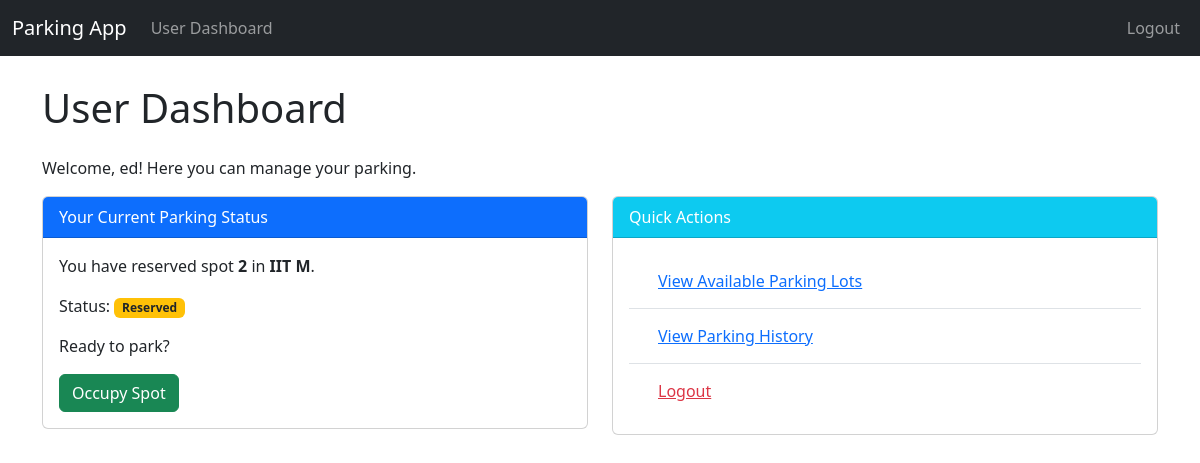
The page /user_dashboard (signed in) on the database its author committed.
### project_app/models.py (models this page shows, shortened)
class User(db.Model, UserMixin):
    id = db.Column(db.Integer, primary_key=True)
    email_id = db.Column(db.String(120), nullable=False, unique=True)
    password_hash = db.Column(db.String(255), nullable=False)
    fullname = db.Column(db.String(120))
    address = db.Column(db.String(200))
    pin_code = db.Column(db.String(10))
    reservations = db.relationship('Reservation', backref='reserving_user',cascade='all, delete-orphan',lazy=True)
    user_occupied_spot = db.relationship('ParkingSpot', backref='occupied_by_user', uselist=False, foreign_keys='ParkingSpot.user_id',lazy=True)

class ParkingSpot(db.Model):
    id = db.Column(db.Integer, primary_key=True)
    lot_id = db.Column(db.Integer, db.ForeignKey('parking_lot.id'), nullable=False)
    spot_number = db.Column(db.Integer, nullable=False)
    status = db.Column(db.String(20), nullable=False, default='available')
    user_id = db.Column(db.Integer, db.ForeignKey('user.id'), nullable=True)
    reservations = db.relationship('Reservation', backref='parking_spot', lazy=True, cascade='all, delete-orphan')

class ParkingLot(db.Model):
    id = db.Column(db.Integer,primary_key=True)
    prime_location_name = db.Column(db.String(120),nullable=False,unique=True)
    price_per_unit_time = db.Column(db.Float,nullable=False)
    address = db.Column(db.String(200),nullable=False)
    pin_code = db.Column(db.String(10),nullable=False)
    maximum_number_of_spots = db.Column(db.Integer,nullable=False)
    spots = db.relationship('ParkingSpot',backref = 'parking_lot', lazy = True, cascade = 'all, delete-orphan')

### project_app/routes.py (the view)
@main.route('/user_dashboard')
@login_required
def user_dashboard():
    if isinstance(current_user,Admin):
        flash('Admin cannot access user dashboard directly','danger')
        return redirect(url_for('main.admin_dashboard'))
    current_spot = ParkingSpot.query.filter(
        (ParkingSpot.user_id == current_user.id) &
        ((ParkingSpot.status == 'occupied') | (ParkingSpot.status == 'reserved'))
    ).first()
    current_reservation = None
    if current_spot:
        current_reservation = Reservation.query.filter_by(
            user_id=current_user.id,
            spot_id=current_spot.id,
            leaving_timestamp=None
        ).order_by(Reservation.parking_timestamp.desc()).first()
    return render_template('user_dashboard.html', current_spot=current_spot, current_reservation=current_reservation)

### project_app/templates/user_dashboard.html (shortened to what this page needs)
{% extends "base.html" %}
{% block content %}
    <h1 class="mb-4">User Dashboard</h1>
    <p>Welcome, {{current_user.fullname}}! Here you can manage your parking.</p>
    <div class="row">
        <div class="col-md-6">
            <div class="card mb-4">
                <div class="card-header bg-primary text-white">
                    Your Current Parking Status
                </div>
                <div class="card-body">
                    {% set current_spot=current_user.user_occupied_spot %}
                    {% if current_spot %}
                        {% if current_spot.status=='reserved' %}
                            <p>You have reserved spot <strong>{{current_spot.spot_number}}</strong> in <strong>{{current_spot.parking_lot.prime_location_name}}</strong>.</p>
                            <p>Status: <span class="badge bg-warning text-dark">Reserved</span></p>
                            <p>Ready to park?</p>
                            <form action="{{url_for('main.occupy_spot',spot_id=current_spot.id)}}" method="POST" style="display:inline;">
                                <button type='submit' class="btn btn-success me-2">Occupy Spot</button>
                            </form>
                        {% else %}
                            <p>You have a spot assigned with an unexpected status: {{current_spot.status}}.</p>
                        {% endif %}
                    {% else %}
                            <p>You do not currently have any reserved or occupied parking spots.</p>
                            <a href="{{url_for('main.user_view_parking_lots')}}" class="btn btn-info">Find Available Parking</a>
                    {% endif %}
                </div>
            </div>
        </div>
        <div class="col-md-6">
            <div class="card mb-4">
                <div class="card-header bg-info text-white">
                    Quick Actions
                </div>
                <div class="card-body">
                    <ul class="list-group list-group-flush">
                        <li class="list-group-item">
                            <a href="{{url_for('main.user_view_parking_lots')}}" class="btn btn-link">View Available Parking Lots</a>
                        </li>
                        <li class="list-group-item">
                            <a href="{{url_for('main.user_parking_history')}}" class="btn btn-link">View Parking History</a>
                        </li>
                        <li class="list-group-item">
                            <a href="{{url_for('main.logout')}}" class="btn btn-link text-danger">Logout</a>
                        </li>
                    </ul>
                </div>
            </div>
        </div>
    </div>
{% endblock %}

### project_app/templates/base.html (style rules this page uses)
body { padding-top:60px; }

### rows shown on the page
User: fullname "ed"
ParkingSpot: spot_number "2"
ParkingLot: parking_lot.prime_location_name "IIT M"
